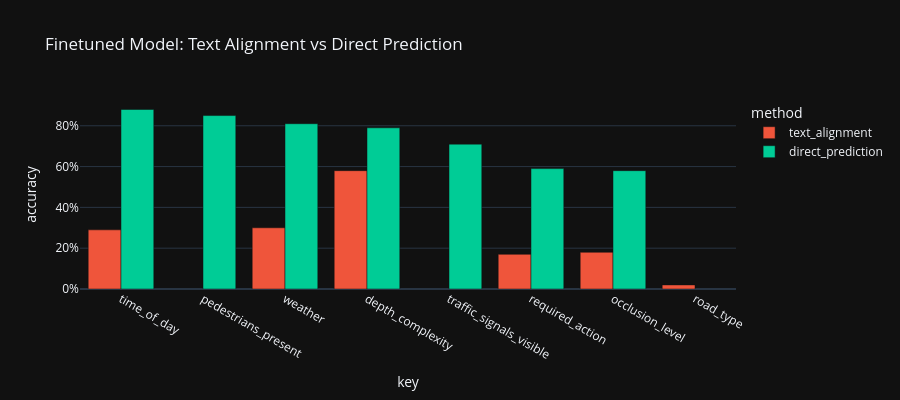

The notebook cell saved with this chart:
### Markdown cell above
## 3. Finetuned Model: Direct Prediction vs Text Alignment

### Code cell
# Compare finetuned model's text alignment vs direct prediction
if "finetuned" in results:
    ft = results["finetuned"]
    ta = ft.get("text_alignment", {})
    pm = ft.get("prediction_metrics", {})
    
    comparison_data = []
    for key in set(ta.keys()) | set(pm.keys()):
        comparison_data.append({
            "key": key,
            "text_alignment": ta.get(key, {}).get("accuracy", float("nan")),
            "direct_prediction": pm.get(key, {}).get("accuracy", float("nan")),
        })
    
    df_ft = pd.DataFrame(comparison_data).set_index("key").sort_values("direct_prediction", ascending=False)
    
    print("Finetuned Model: Text Alignment vs Direct Prediction")
    display(df_ft.style.format("{:.1%}").background_gradient(cmap="RdYlGn", vmin=0, vmax=1))
    
    # Bar chart comparison
    df_melt = df_ft.reset_index().melt(id_vars="key", var_name="method", value_name="accuracy")
    
    fig = px.bar(
        df_melt,
        x="key",
        y="accuracy",
        color="method",
        barmode="group",
        title="Finetuned Model: Text Alignment vs Direct Prediction",
        color_discrete_map={"text_alignment": "#EF553B", "direct_prediction": "#00CC96"},
    )
    fig.update_layout(yaxis_tickformat=".0%", height=400)
    fig.show()
else:
    print("No finetuned model results found.")

### Figure 1 — Plotly figure (JSON) as saved in the notebook; plotly's stock layout.template omitted (floating-point values rounded to 4 significant figures)
{"data": [{"alignmentgroup": "True", "hovertemplate": "method=text_alignment<br>key=%{x}<br>accuracy=%{y}<extra></extra>", "legendgroup": "text_alignment", "marker": {"color": "#EF553B", "pattern": {"shape": ""}}, "name": "text_alignment", "offsetgroup": "text_alignment", "orientation": "v", "showlegend": true, "textposition": "auto", "x": ["time_of_day", "pedestrians_present", "weather", "depth_complexity", "traffic_signals_visible", "required_action", "occlusion_level", "road_type"], "xaxis": "x", "y": [0.29, NaN, 0.3, 0.58, NaN, 0.17, 0.18, 0.02], "yaxis": "y", "type": "bar"}, {"alignmentgroup": "True", "hovertemplate": "method=direct_prediction<br>key=%{x}<br>accuracy=%{y}<extra></extra>", "legendgroup": "direct_prediction", "marker": {"color": "#00CC96", "pattern": {"shape": ""}}, "name": "direct_prediction", "offsetgroup": "direct_prediction", "orientation": "v", "showlegend": true, "textposition": "auto", "x": ["time_of_day", "pedestrians_present", "weather", "depth_complexity", "traffic_signals_visible", "required_action", "occlusion_level", "road_type"], "xaxis": "x", "y": [0.88, 0.85, 0.81, 0.79, 0.71, 0.59, 0.58, NaN], "yaxis": "y", "type": "bar"}], "layout": {"xaxis": {"anchor": "y", "domain": [0.0, 1.0], "title": {"text": "key"}}, "yaxis": {"anchor": "x", "domain": [0.0, 1.0], "title": {"text": "accuracy"}, "tickformat": ".0%"}, "legend": {"title": {"text": "method"}, "tracegroupgap": 0}, "title": {"text": "Finetuned Model: Text Alignment vs Direct Prediction"}, "barmode": "group", "height": 400}}
